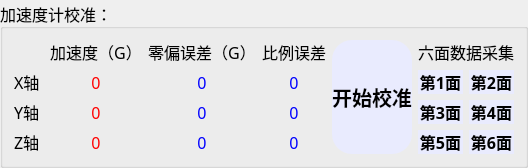
    <widget class="QGroupBox" name="groupBox_4">
     <property name="sizePolicy">
      <sizepolicy hsizetype="Expanding" vsizetype="Expanding">
       <horstretch>0</horstretch>
       <verstretch>0</verstretch>
      </sizepolicy>
     </property>
     <property name="minimumSize">
      <size>
       <width>0</width>
       <height>0</height>
      </size>
     </property>
     <property name="font">
      <font>
       <family>3ds</family>
       <pointsize>12</pointsize>
      </font>
     </property>
     <property name="styleSheet">
      <string notr="true"/>
     </property>
     <property name="title">
      <string>加速度计校准：</string>
     </property>
     <property name="alignment">
      <set>Qt::AlignLeading|Qt::AlignLeft|Qt::AlignVCenter</set>
     </property>
     <property name="flat">
      <bool>false</bool>
     </property>
     <property name="checkable">
      <bool>false</bool>
     </property>
     <layout class="QHBoxLayout" name="horizontalLayout">
      <item>
       <layout class="QGridLayout" name="gridLayout_2">
        <item row="4" column="1">
         <widget class="QLabel" name="az">
          <property name="sizePolicy">
           <sizepolicy hsizetype="Expanding" vsizetype="Expanding">
            <horstretch>0</horstretch>
            <verstretch>0</verstretch>
           </sizepolicy>
          </property>
          <property name="minimumSize">
           <size>
            <width>50</width>
            <height>20</height>
           </size>
          </property>
          <property name="font">
           <font>
            <family>微软雅黑</family>
            <pointsize>12</pointsize>
            <weight>50</weight>
            <bold>false</bold>
           </font>
          </property>
          <property name="styleSheet">
           <string notr="true">QLabel
{ 
	color: rgb(255, 0, 0); 
} </string>
          </property>
          <property name="text">
           <string>0</string>
          </property>
          <property name="alignment">
           <set>Qt::AlignCenter</set>
          </property>
         </widget>
        </item>
        <item row="4" column="3">
         <widget class="QLabel" name="az_k">
          <property name="sizePolicy">
           <sizepolicy hsizetype="Expanding" vsizetype="Expanding">
            <horstretch>0</horstretch>
            <verstretch>0</verstretch>
           </sizepolicy>
          </property>
          <property name="minimumSize">
           <size>
            <width>50</width>
            <height>20</height>
           </size>
          </property>
          <property name="font">
           <font>
            <family>微软雅黑</family>
            <pointsize>12</pointsize>
            <weight>50</weight>
            <bold>false</bold>
           </font>
          </property>
          <property name="styleSheet">
           <string notr="true">QLabel
{ 
	color: rgb(0, 0, 255); 
} </string>
          </property>
          <property name="text">
           <string>0</string>
          </property>
          <property name="alignment">
           <set>Qt::AlignCenter</set>
          </property>
         </widget>
        </item>
        <item row="2" column="3">
         <widget class="QLabel" name="ax_k">
          <property name="sizePolicy">
           <sizepolicy hsizetype="Expanding" vsizetype="Expanding">
            <horstretch>0</horstretch>
            <verstretch>0</verstretch>
           </sizepolicy>
          </property>
          <property name="minimumSize">
           <size>
            <width>50</width>
            <height>20</height>
           </size>
          </property>
          <property name="font">
           <font>
            <family>微软雅黑</family>
            <pointsize>12</pointsize>
            <weight>50</weight>
            <bold>false</bold>
           </font>
          </property>
          <property name="styleSheet">
           <string notr="true">QLabel
{ 
	color: rgb(0, 0, 255); 
} </string>
          </property>
          <property name="text">
           <string>0</string>
          </property>
          <property name="alignment">
           <set>Qt::AlignCenter</set>
          </property>
         </widget>
        </item>
        <item row="4" column="2">
         <widget class="QLabel" name="az_offset">
          <property name="sizePolicy">
           <sizepolicy hsizetype="Expanding" vsizetype="Expanding">
            <horstretch>0</horstretch>
            <verstretch>0</verstretch>
           </sizepolicy>
          </property>
          <property name="minimumSize">
           <size>
            <width>50</width>
            <height>20</height>
           </size>
          </property>
          <property name="font">
           <font>
            <family>微软雅黑</family>
            <pointsize>12</pointsize>
            <weight>50</weight>
            <bold>false</bold>
           </font>
          </property>
          <property name="styleSheet">
           <string notr="true">QLabel
{ 
	color: rgb(0, 0, 255); 
} </string>
          </property>
          <property name="text">
           <string>0</string>
          </property>
          <property name="alignment">
           <set>Qt::AlignCenter</set>
          </property>
         </widget>
        </item>
        <item row="1" column="1">
         <widget class="QLabel" name="label_22">
          <property name="sizePolicy">
           <sizepolicy hsizetype="Expanding" vsizetype="Expanding">
            <horstretch>0</horstretch>
            <verstretch>0</verstretch>
           </sizepolicy>
          </property>
          <property name="minimumSize">
           <size>
            <width>30</width>
            <height>20</height>
           </size>
          </property>
          <property name="font">
           <font>
            <family>3ds</family>
            <pointsize>12</pointsize>
           </font>
          </property>
          <property name="styleSheet">
           <string notr="true">QLabel
{ 
	color: rgb(0, 0, 0); 
} </string>
          </property>
          <property name="text">
           <string>加速度（G）</string>
          </property>
          <property name="alignment">
           <set>Qt::AlignCenter</set>
          </property>
         </widget>
        </item>
        <item row="4" column="0">
         <widget class="QLabel" name="label_26">
          <property name="sizePolicy">
           <sizepolicy hsizetype="Fixed" vsizetype="Expanding">
            <horstretch>0</horstretch>
            <verstretch>0</verstretch>
           </sizepolicy>
          </property>
          <property name="minimumSize">
           <size>
            <width>30</width>
            <height>20</height>
           </size>
          </property>
          <property name="font">
           <font>
            <family>3ds</family>
            <pointsize>12</pointsize>
           </font>
          </property>
          <property name="styleSheet">
           <string notr="true">QLabel
{ 
	color: rgb(0, 0, 0); 
} </string>
          </property>
          <property name="text">
           <string>Z轴</string>
          </property>
         </widget>
        </item>
        <item row="2" column="0">
         <widget class="QLabel" name="label_27">
          <property name="sizePolicy">
           <sizepolicy hsizetype="Fixed" vsizetype="Expanding">
            <horstretch>0</horstretch>
            <verstretch>0</verstretch>
           </sizepolicy>
          </property>
          <property name="minimumSize">
           <size>
            <width>30</width>
            <height>20</height>
           </size>
          </property>
          <property name="font">
           <font>
            <family>3ds</family>
            <pointsize>12</pointsize>
           </font>
          </property>
          <property name="styleSheet">
           <string notr="true">QLabel
{ 
	color: rgb(0, 0, 0); 
} </string>
          </property>
          <property name="text">
           <string>X轴</string>
          </property>
         </widget>
        </item>
        <item row="1" column="3">
         <widget class="QLabel" name="label_29">
          <property name="sizePolicy">
           <sizepolicy hsizetype="Expanding" vsizetype="Expanding">
            <horstretch>0</horstretch>
            <verstretch>0</verstretch>
           </sizepolicy>
          </property>
          <property name="minimumSize">
           <size>
            <width>30</width>
            <height>20</height>
           </size>
          </property>
          <property name="font">
           <font>
            <family>3ds</family>
            <pointsize>12</pointsize>
           </font>
          </property>
          <property name="styleSheet">
           <string notr="true">QLabel
{ 
	color: rgb(0, 0, 0); 
} </string>
          </property>
          <property name="text">
           <string>比例误差</string>
          </property>
          <property name="alignment">
           <set>Qt::AlignCenter</set>
          </property>
         </widget>
        </item>
        <item row="3" column="2">
         <widget class="QLabel" name="ay_offset">
          <property name="sizePolicy">
           <sizepolicy hsizetype="Expanding" vsizetype="Expanding">
            <horstretch>0</horstretch>
            <verstretch>0</verstretch>
           </sizepolicy>
          </property>
          <property name="minimumSize">
           <size>
            <width>50</width>
            <height>20</height>
           </size>
          </property>
          <property name="font">
           <font>
            <family>微软雅黑</family>
            <pointsize>12</pointsize>
            <weight>50</weight>
            <bold>false</bold>
           </font>
          </property>
          <property name="styleSheet">
           <string notr="true">QLabel
{ 
	color: rgb(0, 0, 255); 
} </string>
          </property>
          <property name="text">
           <string>0</string>
          </property>
          <property name="alignment">
           <set>Qt::AlignCenter</set>
          </property>
         </widget>
        </item>
        <item row="3" column="0">
         <widget class="QLabel" name="label_25">
          <property name="sizePolicy">
           <sizepolicy hsizetype="Fixed" vsizetype="Expanding">
            <horstretch>0</horstretch>
            <verstretch>0</verstretch>
           </sizepolicy>
          </property>
          <property name="minimumSize">
           <size>
            <width>30</width>
            <height>20</height>
           </size>
          </property>
          <property name="font">
           <font>
            <family>3ds</family>
            <pointsize>12</pointsize>
           </font>
          </property>
          <property name="styleSheet">
           <string notr="true">QLabel
{ 
	color: rgb(0, 0, 0); 
} </string>
          </property>
          <property name="text">
           <string>Y轴</string>
          </property>
         </widget>
        </item>
        <item row="1" column="2">
         <widget class="QLabel" name="label_28">
          <property name="sizePolicy">
           <sizepolicy hsizetype="Expanding" vsizetype="Expanding">
            <horstretch>0</horstretch>
            <verstretch>0</verstretch>
           </sizepolicy>
          </property>
          <property name="minimumSize">
           <size>
            <width>30</width>
            <height>20</height>
           </size>
          </property>
          <property name="font">
           <font>
            <family>3ds</family>
            <pointsize>12</pointsize>
           </font>
          </property>
          <property name="styleSheet">
           <string notr="true">QLabel
{ 
	color: rgb(0, 0, 0); 
} </string>
          </property>
          <property name="text">
           <string>零偏误差（G）</string>
          </property>
          <property name="alignment">
           <set>Qt::AlignCenter</set>
          </property>
         </widget>
        </item>
        <item row="3" column="3">
         <widget class="QLabel" name="ay_k">
          <property name="sizePolicy">
           <sizepolicy hsizetype="Expanding" vsizetype="Expanding">
            <horstretch>0</horstretch>
            <verstretch>0</verstretch>
           </sizepolicy>
          </property>
          <property name="minimumSize">
           <size>
            <width>50</width>
            <height>20</height>
           </size>
          </property>
          <property name="font">
           <font>
            <family>微软雅黑</family>
            <pointsize>12</pointsize>
            <weight>50</weight>
            <bold>false</bold>
           </font>
          </property>
          <property name="styleSheet">
           <string notr="true">QLabel
{ 
	color: rgb(0, 0, 255); 
} </string>
          </property>
          <property name="text">
           <string>0</string>
          </property>
          <property name="alignment">
           <set>Qt::AlignCenter</set>
          </property>
         </widget>
        </item>
        <item row="3" column="1">
         <widget class="QLabel" name="ay">
          <property name="sizePolicy">
           <sizepolicy hsizetype="Expanding" vsizetype="Expanding">
            <horstretch>0</horstretch>
            <verstretch>0</verstretch>
           </sizepolicy>
          </property>
          <property name="minimumSize">
           <size>
            <width>50</width>
            <height>20</height>
           </size>
          </property>
          <property name="font">
           <font>
            <family>微软雅黑</family>
            <pointsize>12</pointsize>
            <weight>50</weight>
            <bold>false</bold>
           </font>
          </property>
          <property name="styleSheet">
           <string notr="true">QLabel
{ 
	color: rgb(255, 0, 0); 
} </string>
          </property>
          <property name="text">
           <string>0</string>
          </property>
          <property name="alignment">
           <set>Qt::AlignCenter</set>
          </property>
         </widget>
        </item>
        <item row="2" column="2">
         <widget class="QLabel" name="ax_offset">
          <property name="sizePolicy">
           <sizepolicy hsizetype="Expanding" vsizetype="Expanding">
            <horstretch>0</horstretch>
            <verstretch>0</verstretch>
           </sizepolicy>
          </property>
          <property name="minimumSize">
           <size>
            <width>50</width>
            <height>20</height>
           </size>
          </property>
          <property name="font">
           <font>
            <family>微软雅黑</family>
            <pointsize>12</pointsize>
            <weight>50</weight>
            <bold>false</bold>
           </font>
          </property>
          <property name="styleSheet">
           <string notr="true">QLabel
{ 
	color: rgb(0, 0, 255); 
} </string>
          </property>
          <property name="text">
           <string>0</string>
          </property>
          <property name="alignment">
           <set>Qt::AlignCenter</set>
          </property>
         </widget>
        </item>
        <item row="2" column="1">
         <widget class="QLabel" name="ax">
          <property name="sizePolicy">
           <sizepolicy hsizetype="Expanding" vsizetype="Expanding">
            <horstretch>0</horstretch>
            <verstretch>0</verstretch>
           </sizepolicy>
          </property>
          <property name="minimumSize">
           <size>
            <width>50</width>
            <height>20</height>
           </size>
          </property>
          <property name="font">
           <font>
            <family>微软雅黑</family>
            <pointsize>12</pointsize>
            <weight>50</weight>
            <bold>false</bold>
           </font>
          </property>
          <property name="styleSheet">
           <string notr="true">QLabel
{ 
	color: rgb(255, 0, 0); 
} </string>
          </property>
          <property name="text">
           <string>0</string>
          </property>
          <property name="alignment">
           <set>Qt::AlignCenter</set>
          </property>
         </widget>
        </item>
        <item row="4" column="6">
         <widget class="QPushButton" name="bt6_acc_cal">
          <property name="sizePolicy">
           <sizepolicy hsizetype="Expanding" vsizetype="Expanding">
            <horstretch>0</horstretch>
            <verstretch>0</verstretch>
           </sizepolicy>
          </property>
          <property name="font">
           <font>
            <weight>75</weight>
            <bold>true</bold>
           </font>
          </property>
          <property name="styleSheet">
           <string notr="true">QPushButton 
{ 
	background-color: rgb(233,235,254);
	border-radius: 20px; 
	color: rgb(0, 0, 0); 
} 
QPushButton:hover 
{ 
	background-color: rgb(200,235,254);  
}</string>
          </property>
          <property name="text">
           <string>第6面</string>
          </property>
         </widget>
        </item>
        <item row="4" column="5">
         <widget class="QPushButton" name="bt5_acc_cal">
          <property name="sizePolicy">
           <sizepolicy hsizetype="Expanding" vsizetype="Expanding">
            <horstretch>0</horstretch>
            <verstretch>0</verstretch>
           </sizepolicy>
          </property>
          <property name="font">
           <font>
            <weight>75</weight>
            <bold>true</bold>
           </font>
          </property>
          <property name="styleSheet">
           <string notr="true">QPushButton 
{ 
	background-color: rgb(233,235,254);
	border-radius: 20px; 
	color: rgb(0, 0, 0); 
} 
QPushButton:hover 
{ 
	background-color: rgb(200,235,254);  
}</string>
          </property>
          <property name="text">
           <string>第5面</string>
          </property>
         </widget>
        </item>
        <item row="3" column="6">
         <widget class="QPushButton" name="bt4_acc_cal">
          <property name="sizePolicy">
           <sizepolicy hsizetype="Expanding" vsizetype="Expanding">
            <horstretch>0</horstretch>
            <verstretch>0</verstretch>
           </sizepolicy>
          </property>
          <property name="font">
           <font>
            <weight>75</weight>
            <bold>true</bold>
           </font>
          </property>
          <property name="styleSheet">
           <string notr="true">QPushButton 
{ 
	background-color: rgb(233,235,254);
	border-radius: 20px; 
	color: rgb(0, 0, 0); 
} 
QPushButton:hover 
{ 
	background-color: rgb(200,235,254);  
}</string>
          </property>
          <property name="text">
           <string>第4面</string>
          </property>
         </widget>
        </item>
        <item row="3" column="5">
         <widget class="QPushButton" name="bt3_acc_cal">
          <property name="sizePolicy">
           <sizepolicy hsizetype="Expanding" vsizetype="Expanding">
            <horstretch>0</horstretch>
            <verstretch>0</verstretch>
           </sizepolicy>
          </property>
          <property name="font">
           <font>
            <weight>75</weight>
            <bold>true</bold>
           </font>
          </property>
          <property name="styleSheet">
           <string notr="true">QPushButton 
{ 
	background-color: rgb(233,235,254);
	border-radius: 20px; 
	color: rgb(0, 0, 0); 
} 
QPushButton:hover 
{ 
	background-color: rgb(200,235,254);  
}</string>
          </property>
          <property name="text">
           <string>第3面</string>
          </property>
         </widget>
        </item>
        <item row="2" column="6">
         <widget class="QPushButton" name="bt2_acc_cal">
          <property name="sizePolicy">
           <sizepolicy hsizetype="Expanding" vsizetype="Expanding">
            <horstretch>0</horstretch>
            <verstretch>0</verstretch>
           </sizepolicy>
          </property>
          <property name="font">
           <font>
            <weight>75</weight>
            <bold>true</bold>
           </font>
          </property>
          <property name="styleSheet">
           <string notr="true">QPushButton 
{ 
	background-color: rgb(233,235,254);
	border-radius: 20px; 
	color: rgb(0, 0, 0); 
} 
QPushButton:hover 
{ 
	background-color: rgb(200,235,254);  
}</string>
          </property>
          <property name="text">
           <string>第2面</string>
          </property>
         </widget>
        </item>
        <item row="2" column="5">
         <widget class="QPushButton" name="bt1_acc_cal">
          <property name="sizePolicy">
           <sizepolicy hsizetype="Expanding" vsizetype="Expanding">
            <horstretch>0</horstretch>
            <verstretch>0</verstretch>
           </sizepolicy>
          </property>
          <property name="font">
           <font>
            <weight>75</weight>
            <bold>true</bold>
           </font>
          </property>
          <property name="styleSheet">
           <string notr="true">QPushButton 
{ 
	background-color: rgb(233,235,254);
	border-radius: 20px; 
	color: rgb(0, 0, 0); 
} 
QPushButton:hover 
{ 
	background-color: rgb(200,235,254);  
}</string>
          </property>
          <property name="text">
           <string>第1面</string>
          </property>
         </widget>
        </item>
        <item row="1" column="5" colspan="2">
         <widget class="QLabel" name="label_37">
          <property name="sizePolicy">
           <sizepolicy hsizetype="Expanding" vsizetype="Expanding">
            <horstretch>0</horstretch>
            <verstretch>0</verstretch>
           </sizepolicy>
          </property>
          <property name="minimumSize">
           <size>
            <width>30</width>
            <height>20</height>
           </size>
          </property>
          <property name="font">
           <font>
            <family>3ds</family>
            <pointsize>12</pointsize>
           </font>
          </property>
          <property name="styleSheet">
           <string notr="true">QLabel
{ 
	color: rgb(0, 0, 0); 
} </string>
          </property>
          <property name="text">
           <string>六面数据采集</string>
          </property>
          <property name="alignment">
           <set>Qt::AlignCenter</set>
          </property>
         </widget>
        </item>
        <item row="1" column="4" rowspan="4">
         <widget class="QPushButton" name="acc_cal_start">
          <property name="sizePolicy">
           <sizepolicy hsizetype="Expanding" vsizetype="Expanding">
            <horstretch>0</horstretch>
            <verstretch>0</verstretch>
           </sizepolicy>
          </property>
          <property name="font">
           <font>
            <family>3ds</family>
            <pointsize>15</pointsize>
            <weight>75</weight>
            <bold>true</bold>
           </font>
          </property>
          <property name="styleSheet">
           <string notr="true">QPushButton 
{ 
	background-color: rgb(233,235,254);
	border-radius: 20px; 
	color: rgb(0, 0, 0); 
} 
QPushButton:hover 
{ 
	background-color: rgb(200,235,254);  
}</string>
          </property>
          <property name="text">
           <string>开始校准</string>
          </property>
          <property name="icon">
           <iconset resource="Resources.qrc">
            <normaloff>:/image/acce.png</normaloff>:/image/acce.png</iconset>
          </property>
          <property name="iconSize">
           <size>
            <width>50</width>
            <height>50</height>
           </size>
          </property>
         </widget>
        </item>
       </layout>
      </item>
     </layout>
    </widget>
